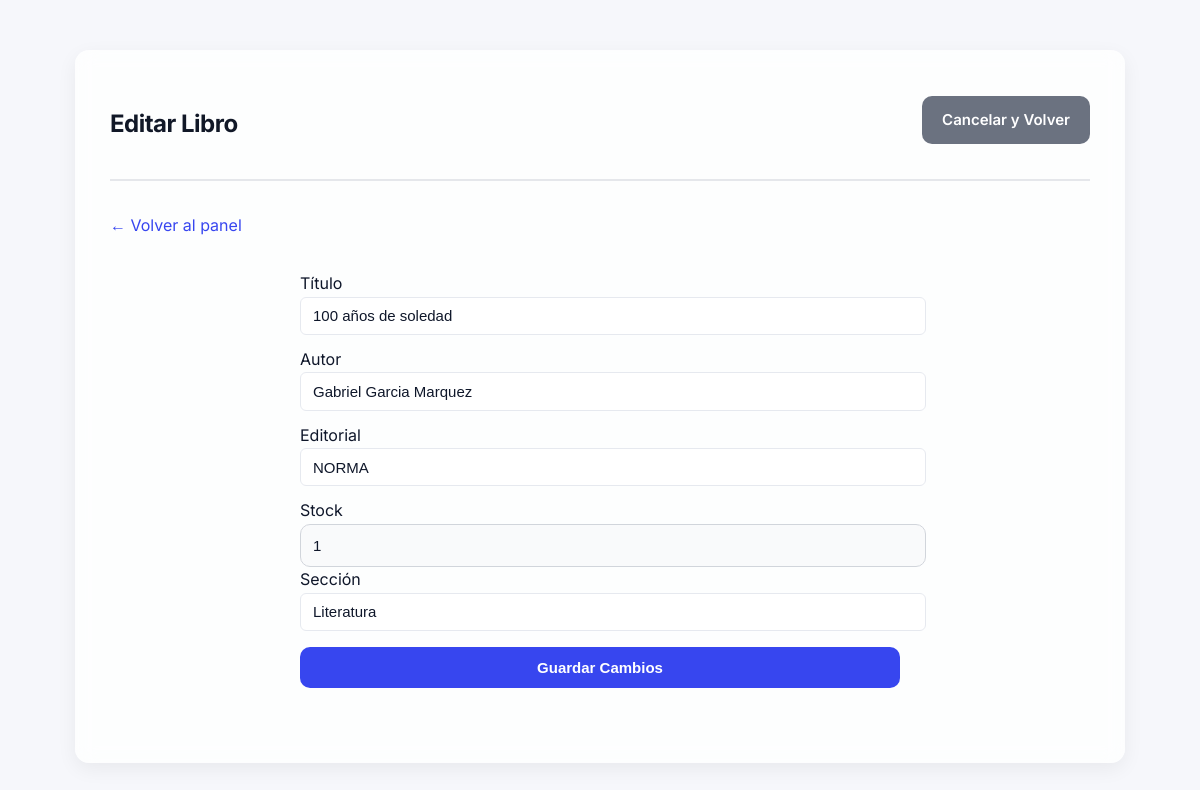
The app's page /admin_editar_libro/3 (signed in) with its own data.
### tables this page shows
CREATE TABLE libro (
                id INTEGER PRIMARY KEY AUTOINCREMENT,
                titulo TEXT NOT NULL,
                autor TEXT NOT NULL,
                editorial TEXT NOT NULL,
                stock INTEGER NOT NULL,
                seccion TEXT NOT NULL
            , codigo_libro TEXT, portada_filename TEXT);

### biblioteca/app.py (the view, shortened to what this page needs)
@app.route('/admin_editar_libro/<int:libro_id>', methods=['GET', 'POST'])
def admin_editar_libro(libro_id):
    if not session.get('admin'):
        return redirect(url_for('admin_login'))
    conn = get_db_connection()
    libro = conn.execute('SELECT * FROM libro WHERE id = ?', (libro_id,)).fetchone()
    conn.close()
    if libro is None:
        flash('El libro no fue encontrado.', 'error')
        return redirect(url_for('admin_libros'))
    return render_template('admin_editar_libro.html', libro=libro)

### biblioteca/app.py (called while the page is built)
def get_db_connection():
    conn = sqlite3.connect(DATABASE)
    conn.row_factory = sqlite3.Row
    return conn

### biblioteca/templates/admin_editar_libro.html (shortened to what this page needs)
<!DOCTYPE html>
<html lang="es">
<head>
    <link rel="stylesheet" href="{{ url_for('static', filename='css/styles.css') }}">
</head>
<body>
    <div class="container">
        <header class="header">
            <h2>Editar Libro</h2>
            <a href="{{ url_for('admin_libros') }}" class="btn btn-secondary">Cancelar y Volver</a>
        </header>
        {% block content %}
        <div style="margin-bottom:1rem;">
          <a href="{{ url_for('admin_panel') }}" class="btn-anim" style="display:inline-flex;align-items:center;gap:.5rem;">← Volver al panel</a>
        </div>
        <div class="form-container" style="max-width: 600px; margin: 2em auto;">
            <form method="post">
                <label for="titulo">Título</label>
                <input type="text" id="titulo" name="titulo" value="{{ libro['titulo'] }}" required class="form-input">
                <label for="autor">Autor</label>
                <input type="text" id="autor" name="autor" value="{{ libro['autor'] }}" required class="form-input">
                <label for="editorial">Editorial</label>
                <input type="text" id="editorial" name="editorial" value="{{ libro['editorial'] }}" required class="form-input">
                <label for="stock">Stock</label>
                <input type="number" id="stock" name="stock" value="{{ libro['stock'] }}" min="0" required class="form-input">
                <label for="seccion">Sección</label>
                <input type="text" id="seccion" name="seccion" value="{{ libro['seccion'] }}" required class="form-input">
                <button type="submit" class="btn" style="width:100%;">Guardar Cambios</button>
            </form>
        </div>
        {% endblock %}
    </div>
</body>
</html>

### biblioteca/static/css/styles.css (style rules this page uses)
:root { --bg-page: #f6f7fb; --card-bg: #ffffff; --muted-bg: rgba(255,255,255,0.85); --text: #0f172a; --muted-text: #475569; --primary: #3746ef; --danger: #ef4444; }
body { background-color: var(--bg-page) !important; color: var(--text) !important; -webkit-font-smoothing:antialiased; }
header, nav, .navbar, .page, .content, .panel, .card, .form-control, input, textarea, button, a { color: var(--text) !important; }
form input[type="text"], form input[type="email"], form input[type="password"], form input[type="file"], form textarea, .form-control { display: block !important; width: 100% !important; padding: 0.6rem 0.75rem; margin-bottom: 0.75rem !important; border: 1px solid #e6e9ef; border-radius: 6px; background: #fff; color: var(--text) !important; }
button, .btn, .btn-primary { display: inline-block; padding: 0.55rem 0.9rem; background: var(--primary); color: #fff !important; border: none; border-radius: 6px; cursor: pointer; transition: transform .12s ease, box-shadow .12s ease, opacity .12s ease; margin-bottom: 0.5rem; }
input + button, input + .btn, .form-control + .btn { margin-top: 0.25rem; }
a, .nav-link { color: var(--primary) !important; text-decoration: none; }
:root { --primary-color: #2563eb; --secondary-color: #f3f4f6; --accent-color: #10b981; --warning-color: #f59e0b; --error-color: #ef4444; --text-color: #1f2937; --heading-color: #111827; --card-bg: #ffffffcc; --shadow: 0 6px 20px rgba(0, 0, 0, 0.06); --border-radius: 14px; --transition: all 0.25s ease; }
body { background: linear-gradient(180deg, #e0e7ff 0%, #f9fafb 100%); font-family: 'Inter', sans-serif; margin: 0; padding: 20px; color: var(--text-color); line-height: 1.6; background-image: url('https://images.unsplash.com/photo-1507842217343-583bb7270b66?q=80&w=2070&auto=format&fit=crop'); background-size: cover; background-attachment: fixed; background-blend-mode: overlay; }
.container, .admin-container { max-width: 980px; margin: 30px auto; background: var(--card-bg); backdrop-filter: blur(10px); border-radius: var(--border-radius); box-shadow: var(--shadow); padding: 2.2em; transition: var(--transition); }
.header { display: flex; justify-content: space-between; align-items: center; margin-bottom: 2em; border-bottom: 2px solid #e5e7eb; padding-bottom: 1em; }
.header h2 { color: var(--heading-color); font-weight: 700; letter-spacing: -0.5px; }
button, .btn { border: none; border-radius: 10px; padding: 12px 20px; font-size: 15px; font-weight: 600; cursor: pointer; transition: var(--transition); color: #fff; display: inline-block; }
.btn-secondary { background: #6b7280; }
input[type="text"], input[type="email"], input[type="number"], input[type="password"] { width: 100%; padding: 12px; border-radius: 10px; border: 1px solid #d1d5db; font-size: 15px; transition: var(--transition); background-color: #f9fafb; }
.btn-anim { transition: transform .12s, box-shadow .12s; }

### records on screen
libro: titulo "100 años de soledad", autor "Gabriel Garcia Marquez", editorial "NORMA", stock "1", seccion "Literatura"
